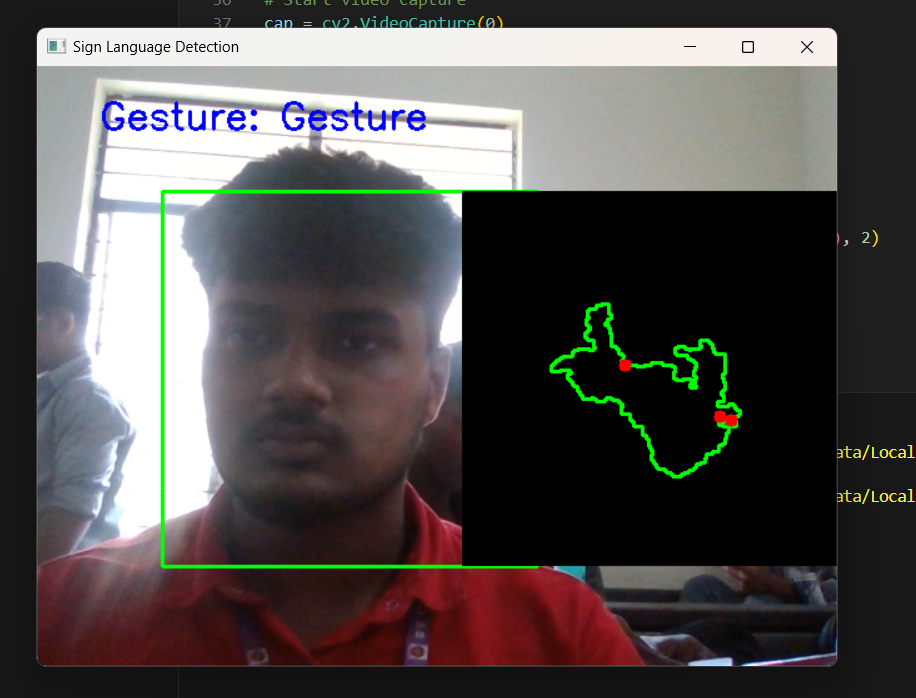
#> input picture Nan_Mudhalvan_Project/input/img.png, 916 x 698 px, given in place of the camera
$ python main.py
#> lines starting #> are read from the running program, lines starting #| are printed output that depends on the picture; after the words box and inside, x2 and y2 are one past the last pixel; in counts of white or black regions, pixels touching at a corner belong together
# Sign Language Translation Tool
import cv2
import numpy as np

def get_hand_gesture(contour, drawing):
    hull = cv2.convexHull(contour, returnPoints=False)
    if len(hull) > 3:
        defects = cv2.convexityDefects(contour, hull)
        if defects is not None:
            count_defects = 0
            for i in range(defects.shape[0]):
                s, e, f, d = defects[i, 0]
                start = tuple(contour[s][0])
                end = tuple(contour[e][0])
                far = tuple(contour[f][0])

                a = np.linalg.norm(np.array(start) - np.array(end))
                b = np.linalg.norm(np.array(start) - np.array(far))
                c = np.linalg.norm(np.array(end) - np.array(far))

                # Corrected angle calculation
                angle = np.arccos((b**2 + c**2 - a**2) / (2 * b * c + 1e-5))  # Avoid division by zero

                if angle <= np.pi / 2:  # 90 degrees
                    count_defects += 1
                    cv2.circle(drawing, far, 5, [0, 0, 255], -1)

            if count_defects >= 4:
                return "Open Hand"
            elif count_defects == 0:
                return "Fist"
            else:
                return "Gesture"
    return "Unknown"

# Start video capture
cap = cv2.VideoCapture(0)

while True:
    ret, frame = cap.read()
#> frame is the input picture: shape (698, 916, 3); mean B, G, R 79.3, 80.4, 83.9
    if not ret:
        break
    frame = cv2.flip(frame, 1)
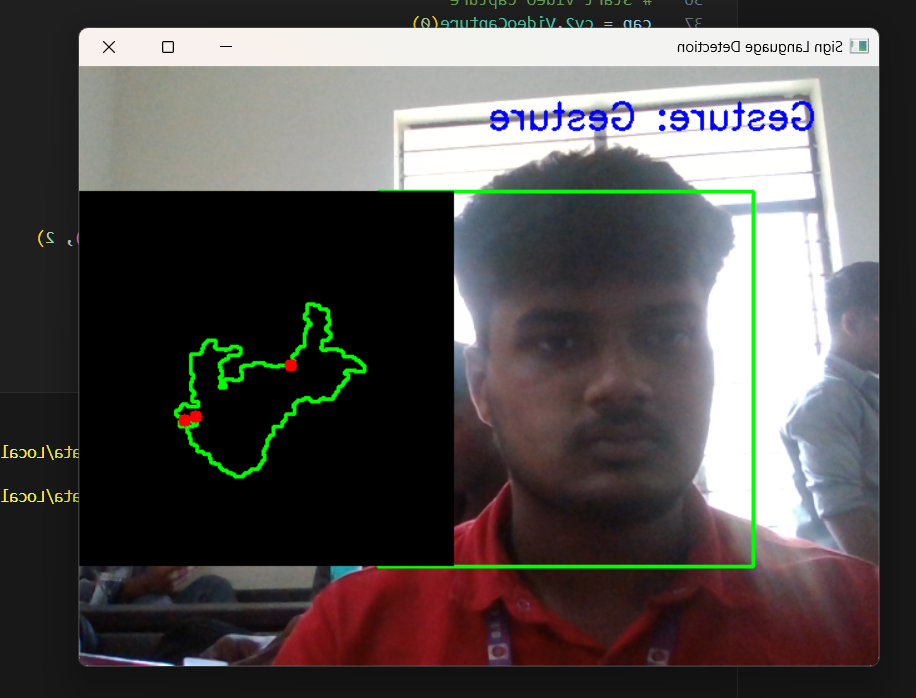
#> frame: shape (698, 916, 3); mean B, G, R 79.3, 80.4, 83.9

    roi = frame[100:400, 100:400]
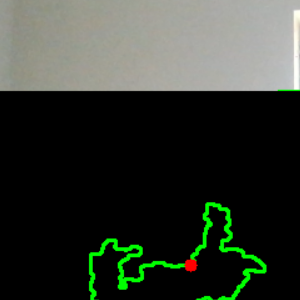
#> roi: shape (300, 300, 3); mean B, G, R 47.8, 56.6, 50.5
    cv2.rectangle(frame, (100, 100), (400, 400), (0, 255, 0), 2)
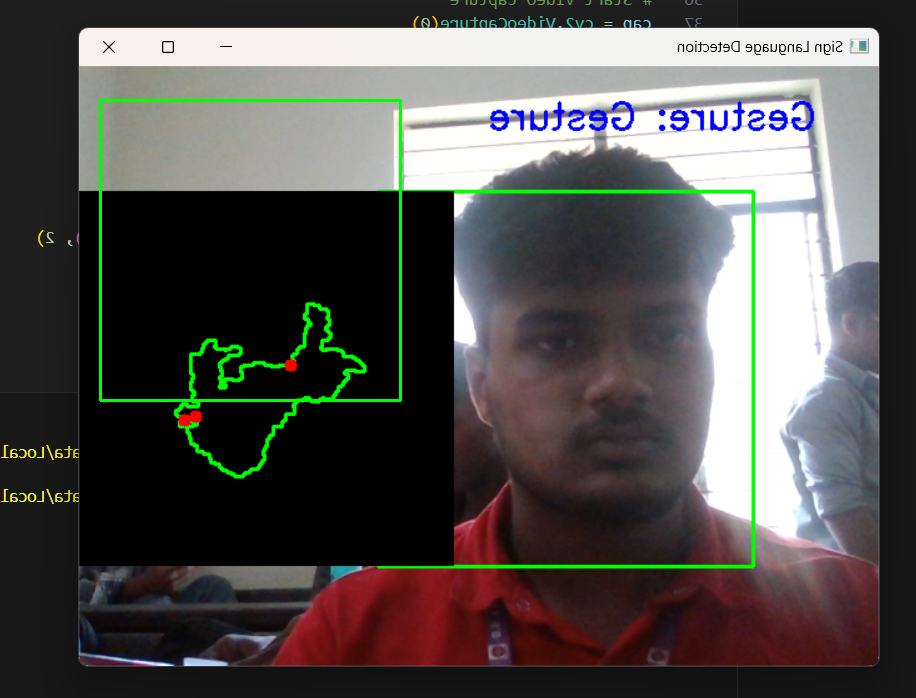
#> frame: shape (698, 916, 3); 0.55% of pixels changed, all inside (x1, y1, x2, y2) = (99, 99, 402, 402)

    hsv = cv2.cvtColor(roi, cv2.COLOR_BGR2HSV)
#> hsv: shape (300, 300, 3); mean H, S, V 13.1, 18, 60.5
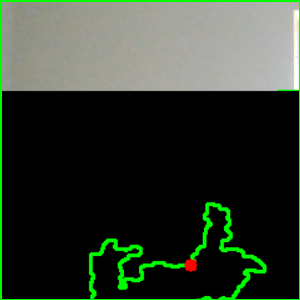
#> roi: shape (300, 300, 3); 1.96% of pixels changed, all inside (x1, y1, x2, y2) = (0, 0, 300, 300)

    # Define skin color range in HSV
    lower_skin = np.array([0, 20, 70], dtype=np.uint8)
    upper_skin = np.array([20, 255, 255], dtype=np.uint8)

    mask = cv2.inRange(hsv, lower_skin, upper_skin)
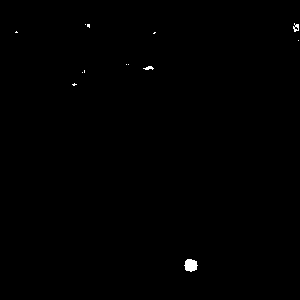
#> mask: shape (300, 300); 0.25% white; 13 white regions (10 under 20 px)
    mask = cv2.GaussianBlur(mask, (5, 5), 100)

    contours, _ = cv2.findContours(mask, cv2.RETR_TREE, cv2.CHAIN_APPROX_SIMPLE)
#> contours = 10 contours, 1 with area under 20; largest, box (x1, y1, x2, y2) and area: (182, 257, 200, 274) 231, (141, 64, 156, 72) 87, (291, 21, 300, 34) 87, (83, 22, 92, 30) 49, (70, 81, 79, 88) 43

    if contours and len(contours) > 0:
        contour = max(contours, key=cv2.contourArea)
#> contour = contour of 24 points, box (x1, y1, x2, y2) (182, 257, 200, 274), area 231
        drawing = np.zeros(roi.shape, np.uint8)
        cv2.drawContours(drawing, [contour], 0, (0, 255, 0), 2)

        gesture = get_hand_gesture(contour, drawing)
#> in get_hand_gesture, `hull = cv2.convexHull(contour, returnPoints=False)`: hull = [23, 21, 19, 17, 16, 14, 12, 10, 9, 7, 6, 4, 3, 1, 0]
#> in get_hand_gesture, `defects = cv2.convexityDefects(contour, hull)`: defects = [[1, 3, 2, 186], [4, 6, 5, 186], [7, 9, 8, 186], [10, 12, 11, 162], [12, 14, 13, 114], [14, 16, 15, 186], [17, 19, 18, 186], [19, 21, 20, 114], [21, 23, 22, 162]]
#> the loop in get_hand_gesture, `for i in range(defects.shape[0]):` made 9 passes
#> (s, e, f, d, start, end, far, a) on passes 1 to 9: (1, 3, 2, 186, (183, 259), (182, 263), (183, 262), 4.12), (4, 6, 5, 186, (182, 267), (183, 271), (183, 268), 4.12), (7, 9, 8, 186, (184, 272), (188, 273), (187, 272), 4.12), (10, 12, 11, 162, (193, 273), (196, 272), (194, 272), 3.16), (12, 14, 13, 114, (196, 272), (198, 271), (197, 271), 2.24), (14, 16, 15, 186, (198, 271), (199, 267), (198, 268), 4.12), (17, 19, 18, 186, (199, 263), (198, 259), (198, 262), 4.12), (19, 21, 20, 114, (198, 259), (196, 258), (197, 259), 2.24), (21, 23, 22, 162, (196, 258), (193, 257), (194, 258), 3.16)
#> after the loop in get_hand_gesture, `for i in range(defects.shape[0]):`: count_defects = 0
#> gesture = 'Fist'
        cv2.putText(frame, f"Gesture: {gesture}", (50, 50), cv2.FONT_HERSHEY_SIMPLEX, 1, (255, 0, 0), 2)

        # Display "Hi" when Open Hand is detected
        if gesture == "Open Hand":
            cv2.putText(frame, "Hi", (50, 100), cv2.FONT_HERSHEY_SIMPLEX, 2, (0, 0, 255), 3)

        # Resize drawing to fit into frame safely
        drawing_resized = cv2.resize(drawing, (300, 300))
        frame_height, frame_width = frame.shape[:2]
#> frame_height = 698; frame_width = 916

        # Place drawing on frame - adjust if frame width is small
        if frame_width >= 750:
            frame[100:400, 450:750] = drawing_resized
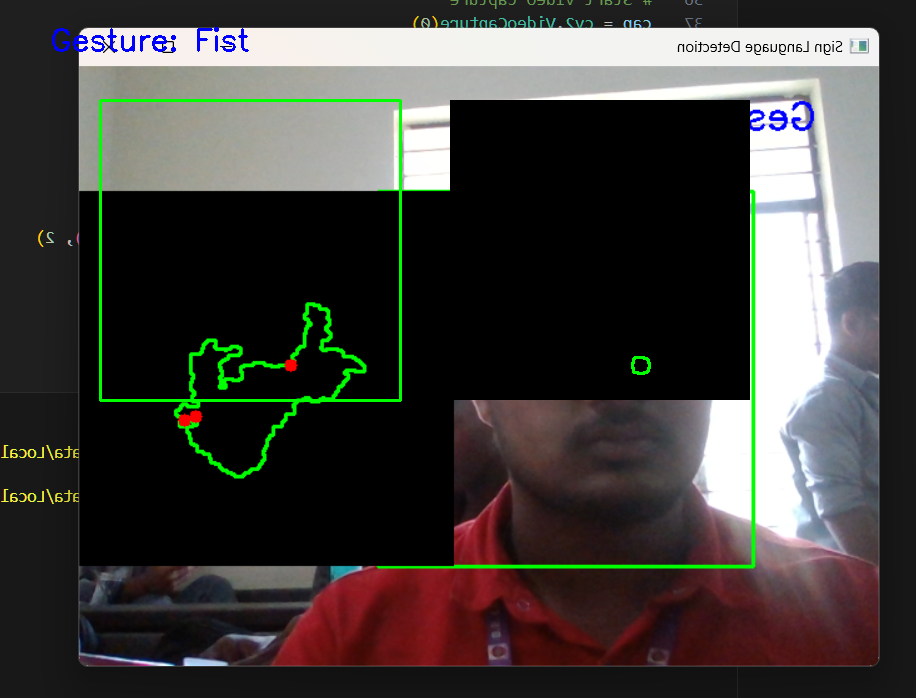
#> frame: shape (698, 916, 3); mean B, G, R 60.1, 63, 65.3
        else:
            frame[100:400, frame_width-300:frame_width] = drawing_resized

    cv2.imshow("Sign Language Detection", frame)

    if cv2.waitKey(1) & 0xFF == ord('q'):
#> (key q is pressed here)
        break

cap.release()
cv2.destroyAllWindows()
